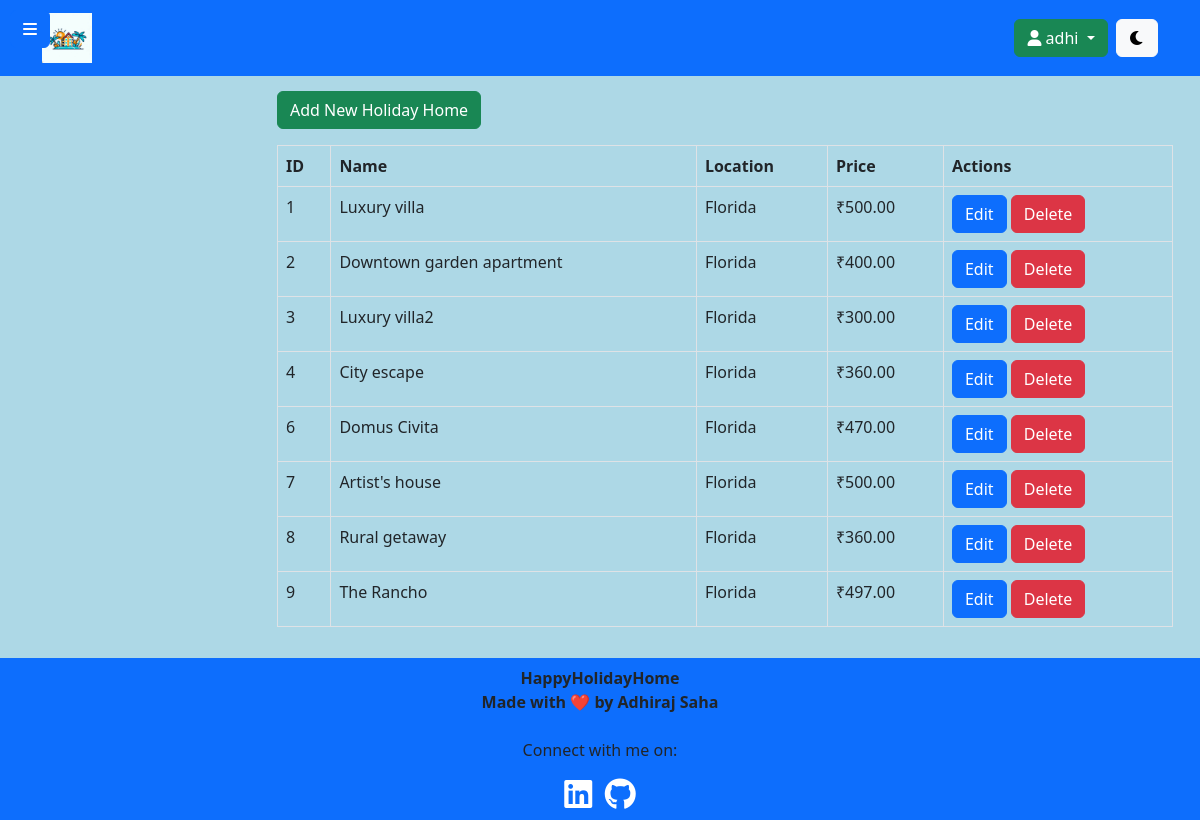
The app's page /admin/view_holidayhomes.php (signed in) with its own data.
### tables this page shows
CREATE TABLE `holiday_homes` (
  `home_id` int(255) NOT NULL,
  `name` varchar(255) NOT NULL,
  `location` varchar(255) NOT NULL,
  `availability_status` varchar(255) NOT NULL,
  `description` text NOT NULL,
  `rating` decimal(10,1) NOT NULL,
  `image_path` varchar(255) NOT NULL,
  `price` decimal(10,2) NOT NULL
);

### admin/view_holidayhomes.php (the view, shortened to what this page needs)
<?php
include("../inc/db.php");
$sqlHolidayHomes = "SELECT * FROM holiday_homes";
$resultHolidayHomes = $con->query($sqlHolidayHomes);
if ($resultHolidayHomes->num_rows > 0) {
    $holidayHomes = $resultHolidayHomes->fetch_all(MYSQLI_ASSOC);
} else {
    $holidayHomes = array();
}
?>
<!DOCTYPE html>
<html lang="en">
<head>
    <link href="https://cdn.jsdelivr.net/npm/bootstrap@5.3.1/dist/css/bootstrap.min.css" rel="stylesheet">
    <link rel="stylesheet" href="https://cdnjs.cloudflare.com/ajax/libs/font-awesome/6.0.0-beta3/css/all.min.css">
    <link rel="stylesheet" href="assets/css/view_holidayhomes.css">
</head>
<body>
    <?php include("inc/admin_header.php"); ?>
    <button id="toggle-sidebar" class="btn btn-primary">
        <i class="fas fa-bars"></i>
    </button>
    <main class="main-content">
        <div class="container-fluid">
        <div class="mb-3">
            <button type="button" class="btn btn-success" data-bs-toggle="modal" data-bs-target="#addModal">
                Add New Holiday Home
            </button>
        </div>
            <div class="table-responsive">
                <table class="table table-bordered">
                    <thead>
                        <tr>
                            <th>ID</th>
                            <th>Name</th>
                            <th>Location</th>
                            <th>Price</th>
                            <th>Actions</th>
                        </tr>
                    </thead>
                    <tbody>
                        <?php foreach ($holidayHomes as $home) : ?>
                            <tr>
                                <td><?php echo $home['home_id']; ?></td>
                                <td><?php echo $home['name']; ?></td>
                                <td><?php echo $home['location']; ?></td>
                                <td>₹<?php echo $home['price']; ?></td>
                                <td>
                                <button type="button" class="btn btn-primary" data-bs-toggle="modal" data-bs-target="#editModal_<?php echo $home['home_id']; ?>">
                                    Edit
                                </button>
                                <a href="delete_holidayhome.php?id=<?php echo $home['home_id']; ?>" class="btn btn-danger" onclick="return confirm('Are you sure you want to delete this holiday home?')">Delete</a>
                            </td>
                            </tr>
                        <?php endforeach; ?>
                    </tbody>
                </table>
            </div>
        </div>
    </main>
    <?php include("inc/admin_footer.php"); ?>
</body>
</html>

### admin/assets/css/view_holidayhomes.css (style rules this page uses)
body { background-color: lightblue; }
#toggle-sidebar { position: fixed; top: 10px; left: 10px; z-index: 999; }
.main-content { margin-left: 250px; padding: 15px; }
body .table>:not(caption)>*>* { background: none !important; }
body .table { --bs-table-color: none; }

### records on screen
holiday_homes: home_id "1", name "Luxury villa", location "Florida", price "500.00"
holiday_homes: home_id "2", name "Downtown garden apartment", location "Florida", price "400.00"
holiday_homes: home_id "3", name "Luxury villa2", location "Florida", price "300.00"
holiday_homes: home_id "4", name "City escape", location "Florida", price "360.00"
holiday_homes: home_id "6", name "Domus Civita", location "Florida", price "470.00"
holiday_homes: home_id "7", name "Artist's house", location "Florida", price "500.00"
holiday_homes: home_id "8", name "Rural getaway", location "Florida", price "360.00"
holiday_homes: home_id "9", name "The Rancho", location "Florida", price "497.00"

### other values on screen
$_SESSION['admin_name'] "adhi"
